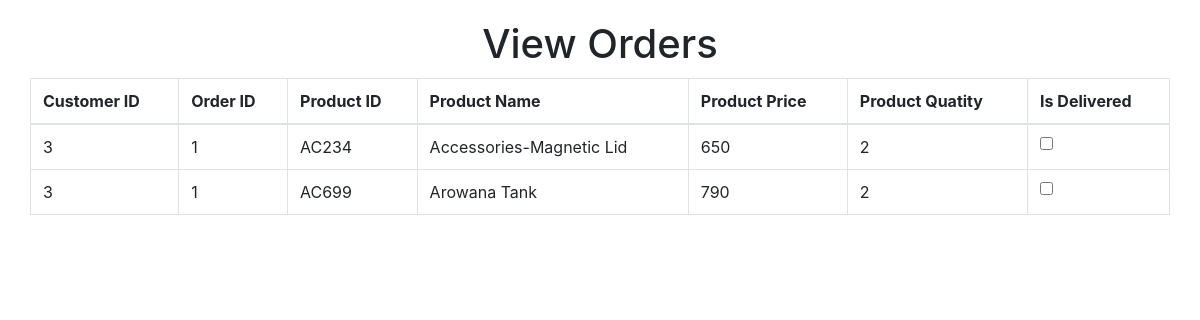
Page /index.php/paymentgateway/vieworders on the committed database.
### tables this page shows
CREATE TABLE `orders` (
  `customer_id` int(11) NOT NULL,
  `orderid` int(11) NOT NULL,
  `id` varchar(30) NOT NULL,
  `product_name` varchar(30) NOT NULL,
  `product_price` int(11) NOT NULL,
  `quantity` int(11) NOT NULL,
  `isdelivered` int(11) NOT NULL
);

### application/controllers/Paymentgateway.php (called while the page is built, shortened)
<?php
class Paymentgateway extends CI_Controller {
	public function vieworders()
	{
		$this->load->model('Paymentmodel');
		$data['paymentdetails'] = $this->Paymentmodel->vieworders();
		$this->load->view('orders',$data);
	}
	}

### index.php (called while the page is built, shortened)
<?php
require_once BASEPATH.'core/CodeIgniter.php';

### application/models/Paymentmodel.php (called while the page is built, shortened)
<?php
class Paymentmodel extends CI_Model {
    public function vieworders()
    {
        $query = $this->db->get('orders');
        return $query->result_array();
    }
}

### application/views/orders.php (the view, shortened to what this page needs)
<link rel="stylesheet" href="https://stackpath.bootstrapcdn.com/bootstrap/4.3.1/css/bootstrap.min.css">
<h1 style="text-align: center; margin-top: 20px"> View Orders</h1>
<table class="table table-hover table-bordered container" style="margin-top: 10px">
<thead>
  <tr>
    <th scope="col">Customer ID</th>
    <th scope="col">Order ID</th>
    <th scope="col">Product ID</th>
    <th scope="col">Product Name</th>
    <th scope="col">Product Price</th>
    <th scope="col">Product Quatity</th>
    <th scope="col">Is Delivered</th>
  </tr>
</thead>
<tbody>
<?php
    foreach ($paymentdetails as $key => $value){
        echo '<tr><td>'.$value['customer_id'].'</td>
        <td>'.$value['orderid'].'</td>
        <td>'.$value['id'].'</td>
        <td>'.$value['product_name'].'</td>
        <td>'.$value['product_price'].'</td>
        <td>'.$value['quantity'].'</td>
        <td><input type="checkbox" value="'.$value['isdelivered'].'"</td>';
    }
?>
  </tbody>
</table>

### rows in the picture
orders: customer "3", orderid "1", id "AC234", product_name "Accessories-Magnetic Lid", product_price "650", quantity "2"
orders: customer "3", orderid "1", id "AC699", product_name "Arowana Tank", product_price "790", quantity "2"
